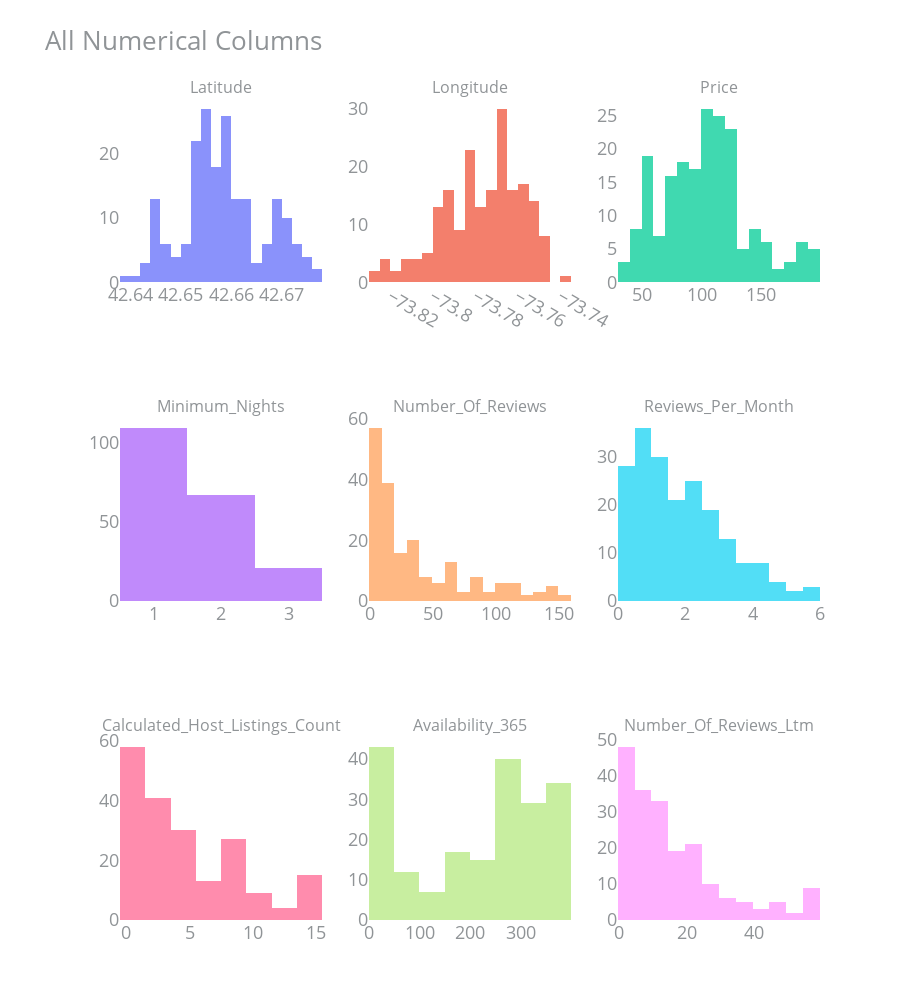

Notebook code cell kept with this figure:
### Code cell
Muti_hist_plot(data_without_outliers[data_without_outliers.columns[3:]])

### Figure 1 — Plotly figure (JSON) as saved in the notebook; plotly's stock layout.template omitted (floating-point values rounded to 4 significant figures; data arrays with more than 128 entries replaced by an {"elided": "..."} marker saying what was removed)
{"data": [{"name": "Latitude", "opacity": 0.75, "showlegend": false, "type": "histogram", "x": {"elided": "197 float values"}, "xaxis": "x", "yaxis": "y"}, {"name": "Longitude", "opacity": 0.75, "showlegend": false, "type": "histogram", "x": {"elided": "197 float values"}, "xaxis": "x2", "yaxis": "y2"}, {"name": "Price", "opacity": 0.75, "showlegend": false, "type": "histogram", "x": {"elided": "197 int values"}, "xaxis": "x3", "yaxis": "y3"}, {"name": "Minimum_Nights", "opacity": 0.75, "showlegend": false, "type": "histogram", "x": {"elided": "197 int values"}, "xaxis": "x4", "yaxis": "y4"}, {"name": "Number_Of_Reviews", "opacity": 0.75, "showlegend": false, "type": "histogram", "x": {"elided": "197 int values"}, "xaxis": "x5", "yaxis": "y5"}, {"name": "Reviews_Per_Month", "opacity": 0.75, "showlegend": false, "type": "histogram", "x": {"elided": "197 float values"}, "xaxis": "x6", "yaxis": "y6"}, {"name": "Calculated_Host_Listings_Count", "opacity": 0.75, "showlegend": false, "type": "histogram", "x": {"elided": "197 int values"}, "xaxis": "x7", "yaxis": "y7"}, {"name": "Availability_365", "opacity": 0.75, "showlegend": false, "type": "histogram", "x": {"elided": "197 int values"}, "xaxis": "x8", "yaxis": "y8"}, {"name": "Number_Of_Reviews_Ltm", "opacity": 0.75, "showlegend": false, "type": "histogram", "x": {"elided": "197 int values"}, "xaxis": "x9", "yaxis": "y9"}], "layout": {"annotations": [{"font": {"size": 16}, "showarrow": false, "text": "Latitude", "x": 0.1444, "xanchor": "center", "xref": "paper", "y": 1, "yanchor": "bottom", "yref": "paper"}, {"font": {"size": 16}, "showarrow": false, "text": "Longitude", "x": 0.5, "xanchor": "center", "xref": "paper", "y": 1, "yanchor": "bottom", "yref": "paper"}, {"font": {"size": 16}, "showarrow": false, "text": "Price", "x": 0.8556, "xanchor": "center", "xref": "paper", "y": 1, "yanchor": "bottom", "yref": "paper"}, {"font": {"size": 16}, "showarrow": false, "text": "Minimum_Nights", "x": 0.1444, "xanchor": "center", "xref": "paper", "y": 0.6111, "yanchor": "bottom", "yref": "paper"}, {"font": {"size": 16}, "showarrow": false, "text": "Number_Of_Reviews", "x": 0.5, "xanchor": "center", "xref": "paper", "y": 0.6111, "yanchor": "bottom", "yref": "paper"}, {"font": {"size": 16}, "showarrow": false, "text": "Reviews_Per_Month", "x": 0.8556, "xanchor": "center", "xref": "paper", "y": 0.6111, "yanchor": "bottom", "yref": "paper"}, {"font": {"size": 16}, "showarrow": false, "text": "Calculated_Host_Listings_Count", "x": 0.1444, "xanchor": "center", "xref": "paper", "y": 0.2222, "yanchor": "bottom", "yref": "paper"}, {"font": {"size": 16}, "showarrow": false, "text": "Availability_365", "x": 0.5, "xanchor": "center", "xref": "paper", "y": 0.2222, "yanchor": "bottom", "yref": "paper"}, {"font": {"size": 16}, "showarrow": false, "text": "Number_Of_Reviews_Ltm", "x": 0.8556, "xanchor": "center", "xref": "paper", "y": 0.2222, "yanchor": "bottom", "yref": "paper"}], "font": {"color": "#909497", "size": 18}, "height": 1000, "hovermode": "closest", "margin": {"b": 80, "l": 120, "r": 80, "t": 100}, "plot_bgcolor": "white", "title": {"font": {"size": 26}, "text": "All Numerical Columns"}, "width": 900, "xaxis": {"anchor": "y", "domain": [0, 0.2889]}, "xaxis2": {"anchor": "y2", "domain": [0.3556, 0.6444]}, "xaxis3": {"anchor": "y3", "domain": [0.7111, 1]}, "xaxis4": {"anchor": "y4", "domain": [0, 0.2889]}, "xaxis5": {"anchor": "y5", "domain": [0.3556, 0.6444]}, "xaxis6": {"anchor": "y6", "domain": [0.7111, 1]}, "xaxis7": {"anchor": "y7", "domain": [0, 0.2889]}, "xaxis8": {"anchor": "y8", "domain": [0.3556, 0.6444]}, "xaxis9": {"anchor": "y9", "domain": [0.7111, 1]}, "yaxis": {"anchor": "x", "domain": [0.7778, 1]}, "yaxis2": {"anchor": "x2", "domain": [0.7778, 1]}, "yaxis3": {"anchor": "x3", "domain": [0.7778, 1]}, "yaxis4": {"anchor": "x4", "domain": [0.3889, 0.6111]}, "yaxis5": {"anchor": "x5", "domain": [0.3889, 0.6111]}, "yaxis6": {"anchor": "x6", "domain": [0.3889, 0.6111]}, "yaxis7": {"anchor": "x7", "domain": [0, 0.2222]}, "yaxis8": {"anchor": "x8", "domain": [0, 0.2222]}, "yaxis9": {"anchor": "x9", "domain": [0, 0.2222]}}}
